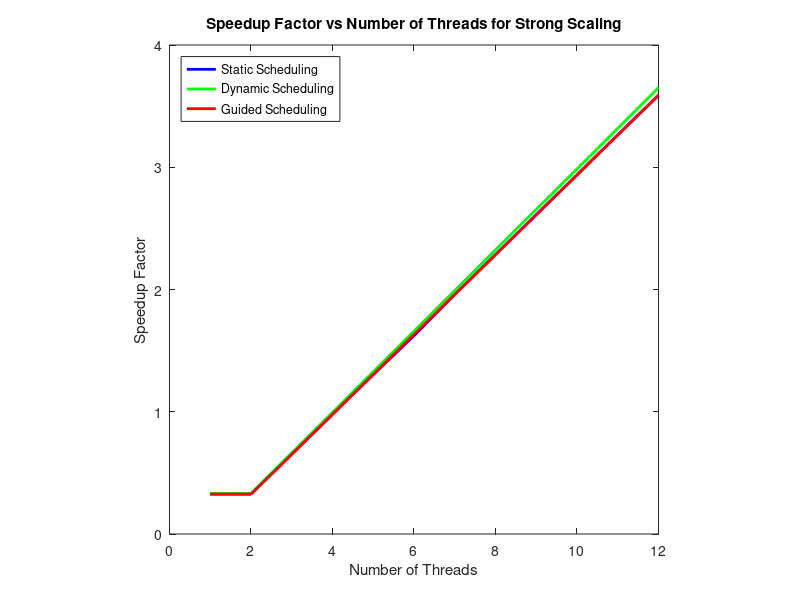
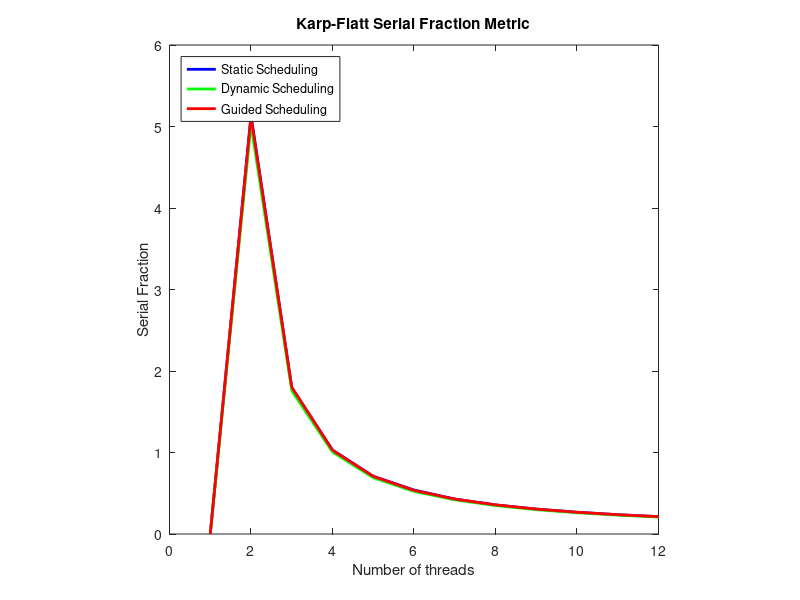

The MATLAB script that drew these images, in order:
% Plot function to plot Mandelbrot set strong scaling
clear all; close all; clc;
%Time required by serial code to execute Mandelbrot Set code for 500x500 grid
t = 12.2786;

%Time required by Parallel code various scheduling

stat = load('static.dat');
dynamic = load('dynamic.dat');
guided = load('guided.dat');

%Numbering the threads in above three data sets
stat(:,1) = stat(:,1)+1;
dynamic(:,1) = dynamic(:,1)+1;
guided(:,1) = guided(:,1)+1;

%Finding out the Speedup Factor
%Speedup Factor = (Time required by 1 processor/Time required by n number
%of threads)

for i = 1:12
    stat(i,3) = t/stat(i,2);
    dynamic(i,3) = t/dynamic(i,2);
    guided(i,3) = t/guided(i,2);
end

%Finding out the Karp-Flatt Serial Metric Fraction
for i=2:12
stat(i,4)=((1/stat(i,3))-(1/stat(i,1)))/(1-1/stat(i,1));
dynamic(i,4)=((1/dynamic(i,3))-(1/dynamic(i,1)))/(1-1/dynamic(i,1));
guided(i,4)=((1/guided(i,3))-(1/guided(i,1)))/(1-1/guided(i,1));
end

%Plotting the Speedup Factor vs Number of Threads
figure(1);
plot(stat(:,1), stat(:,3), '-b', 'LineWidth', 2);
hold on;
plot(dynamic(:,1), dynamic(:,3), '-g','LineWidth', 2);
plot(guided(:,1), guided(:,3), '-r', 'LineWidth', 2);
title('Speedup Factor vs Number of Threads for Strong Scaling');
xlabel('Number of Threads');
ylabel('Speedup Factor');
legend('Static Scheduling', 'Dynamic Scheduling', 'Guided Scheduling', 'Location', 'northwest');
axis square;

%Plotting the Karp-Flatt Serial Fraction Metric
figure(2);
plot(stat(:,1), stat(:,4), '-b', 'LineWidth', 2);
hold on;
plot(dynamic(:,1), dynamic(:,4), '-g', 'LineWidth', 2);
plot(guided(:,1),guided(:,4), '-r', 'LineWidth',2);
title('Karp-Flatt Serial Fraction Metric');
xlabel('Number of threads');
ylabel('Serial Fraction');
legend('Static Scheduling', 'Dynamic Scheduling', 'Guided Scheduling', 'Location', 'northwest');
axis square;